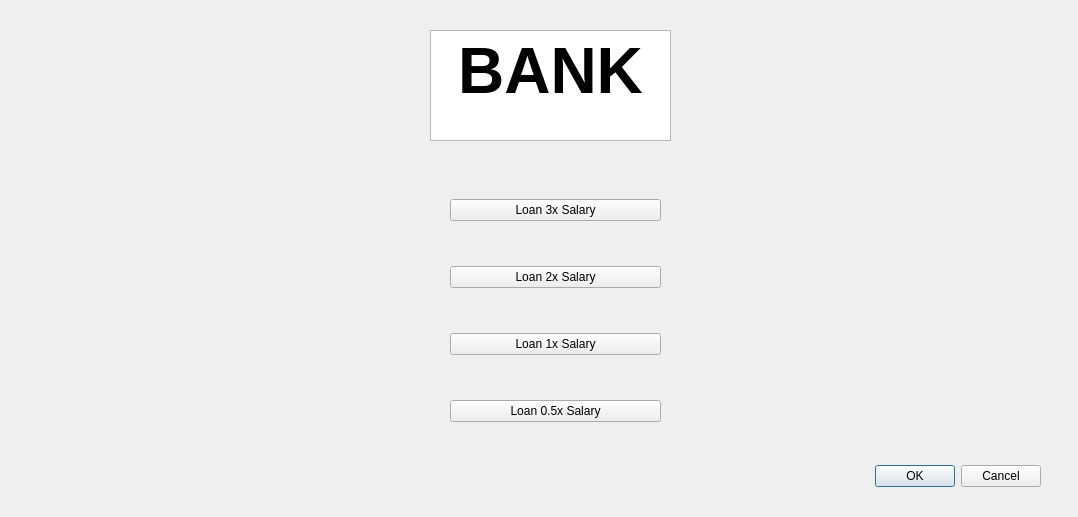
<?xml version="1.0" encoding="UTF-8"?>
<ui version="4.0">
 <class>Dialog</class>
 <widget class="QDialog" name="Dialog">
  <property name="geometry">
   <rect>
    <x>0</x>
    <y>0</y>
    <width>1078</width>
    <height>517</height>
   </rect>
  </property>
  <property name="windowTitle">
   <string>Dialog</string>
  </property>
  <widget class="QDialogButtonBox" name="buttonBox">
   <property name="geometry">
    <rect>
     <x>810</x>
     <y>460</y>
     <width>231</width>
     <height>32</height>
    </rect>
   </property>
   <property name="orientation">
    <enum>Qt::Horizontal</enum>
   </property>
   <property name="standardButtons">
    <set>QDialogButtonBox::Cancel|QDialogButtonBox::Ok</set>
   </property>
  </widget>
  <widget class="QWidget" name="verticalLayoutWidget">
   <property name="geometry">
    <rect>
     <x>450</x>
     <y>160</y>
     <width>211</width>
     <height>301</height>
    </rect>
   </property>
   <layout class="QVBoxLayout" name="verticalLayout">
    <item>
     <widget class="QPushButton" name="Loan3xButton">
      <property name="text">
       <string>Loan 3x Salary</string>
      </property>
     </widget>
    </item>
    <item>
     <widget class="QPushButton" name="Loan2xButton">
      <property name="text">
       <string>Loan 2x Salary</string>
      </property>
     </widget>
    </item>
    <item>
     <widget class="QPushButton" name="Loan1xButon">
      <property name="text">
       <string>Loan 1x Salary</string>
      </property>
     </widget>
    </item>
    <item>
     <widget class="QPushButton" name="Loan05xButton">
      <property name="text">
       <string>Loan 0.5x Salary</string>
      </property>
     </widget>
    </item>
   </layout>
  </widget>
  <widget class="QTextBrowser" name="textBrowser">
   <property name="geometry">
    <rect>
     <x>430</x>
     <y>30</y>
     <width>241</width>
     <height>111</height>
    </rect>
   </property>
   <property name="html">
    <string>&lt;!DOCTYPE HTML PUBLIC &quot;-//W3C//DTD HTML 4.0//EN&quot; &quot;http://www.w3.org/TR/REC-html40/strict.dtd&quot;&gt;
&lt;html&gt;&lt;head&gt;&lt;meta name=&quot;qrichtext&quot; content=&quot;1&quot; /&gt;&lt;style type=&quot;text/css&quot;&gt;
p, li { white-space: pre-wrap; }
&lt;/style&gt;&lt;/head&gt;&lt;body style=&quot; font-family:'Gulim'; font-size:9pt; font-weight:400; font-style:normal;&quot;&gt;
&lt;p align=&quot;center&quot; style=&quot; margin-top:0px; margin-bottom:0px; margin-left:0px; margin-right:0px; -qt-block-indent:0; text-indent:0px;&quot;&gt;&lt;span style=&quot; font-size:48pt; font-weight:600;&quot;&gt;BANK&lt;/span&gt;&lt;/p&gt;&lt;/body&gt;&lt;/html&gt;</string>
   </property>
  </widget>
 </widget>
 <resources/>
 <connections>
  <connection>
   <sender>buttonBox</sender>
   <signal>accepted()</signal>
   <receiver>Dialog</receiver>
   <slot>accept()</slot>
   <hints>
    <hint type="sourcelabel">
     <x>248</x>
     <y>254</y>
    </hint>
    <hint type="destinationlabel">
     <x>157</x>
     <y>274</y>
    </hint>
   </hints>
  </connection>
  <connection>
   <sender>buttonBox</sender>
   <signal>rejected()</signal>
   <receiver>Dialog</receiver>
   <slot>reject()</slot>
   <hints>
    <hint type="sourcelabel">
     <x>316</x>
     <y>260</y>
    </hint>
    <hint type="destinationlabel">
     <x>286</x>
     <y>274</y>
    </hint>
   </hints>
  </connection>
 </connections>
</ui>
